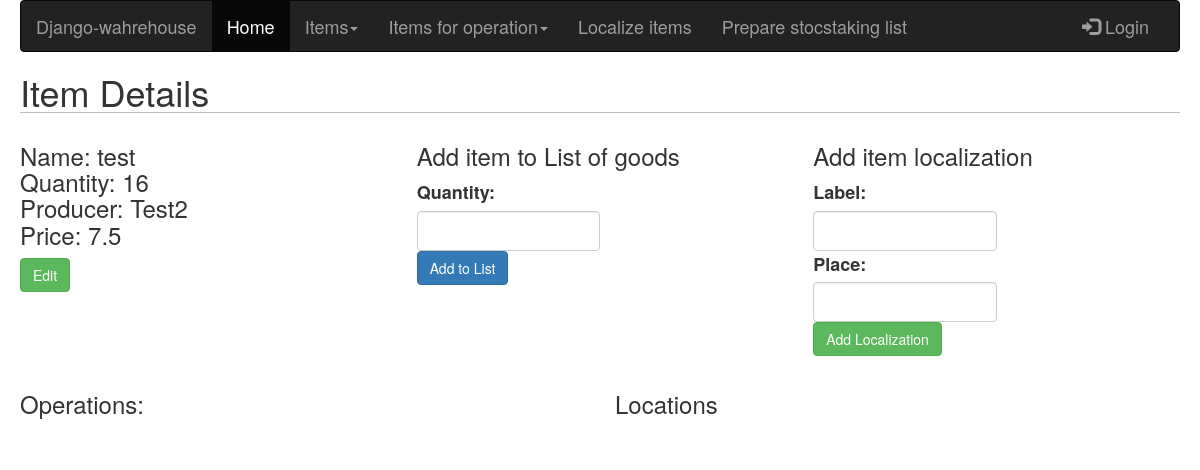
The page /warehouse/semi-finisheditem/test/details/ on the database as committed earlier.
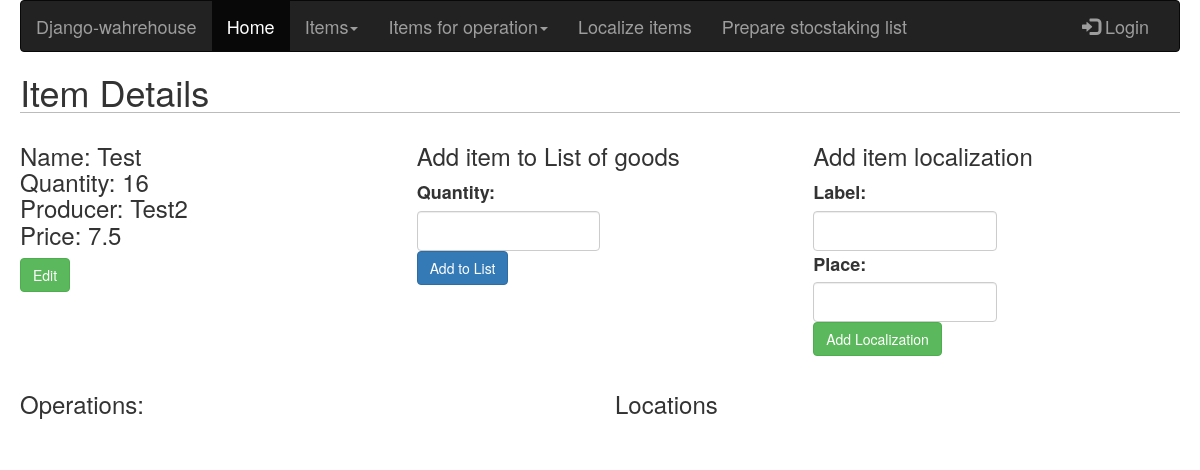
The same page on the database as committed later.
### warehouse/models.py (models this page shows, shortened)
class SemiFinishedItem(models.Model):
    name = models.CharField(max_length=255)
    slug = models.SlugField(blank=True)
    quantity = models.PositiveIntegerField(default=0)
    category = models.ForeignKey(Category)
    producer = models.CharField(max_length=50)
    price = models.FloatField()

### warehouse/views.py (the view)
# urls.py: url(r'^semi-finisheditem/(?P<slug>[-\w]+)/details/$', semi_finished_item_detail, name='semi_finished_item_detail'),
def semi_finished_item_detail(request, slug):
    item = SemiFinishedItem.objects.get(slug=slug)
    list_of_goods_item_form = AddItemToListGoodsForm()
    add_localization_form = LocalizationItemForm()
    localization_list = LocalizationItem.objects.filter(item=item).order_by('-date_of_placement')
    operations = OperationItem.objects.filter(item=item).order_by('-operation__created')
    return render(request, 'products_html/semi_finished_item_detail.html',
                  {'item': item, 'add_item_form': list_of_goods_item_form,
                   'operations': operations,'add_localization_form': add_localization_form,
                   'localization_list': localization_list})

### list_of_goods/forms.py
class AddItemToListGoodsForm(forms.Form):
    quantity = forms.FloatField()
    update = forms.BooleanField(required=False, initial=False, widget=forms.HiddenInput)

### localization/forms.py
class LocalizationItemForm(forms.ModelForm):
    label = forms.CharField(max_length=2)
    place = forms.IntegerField()
    class Meta:
        model = LocalizationItem
        fields = ('label', 'place')
        exclude=('localization', 'item', 'date_of_placement')

### warehouse/templates/products_html/semi_finished_item_detail.html (shortened to what this page needs)
{% extends "base.html" %}
{% load widget_tweaks %}
{% block content %}
    <h1> Item Details</h1>
    <div class="row">
        <div class="form-group col-sm-4 col-mg-6">
            <h3>
                Name: {{ item.name }} <br>
            Quantity: {{ item.quantity }} <br>
            Producer: {{ item.producer }} <br>
            Price: {{ item.price }}</h3>
            <input class="btn btn-success" type="button" value="Edit" onclick="location.href='{% url 'semi_finished_item_edit' item.slug %}'">
        </div>
        <div class="form-group col-sm-4 col-mg-6">
        <h3>Add item to List of goods</h3>
        <form action="{% url 'list_of_goods_add' item.id %}" method="post">
            {{ add_item_form.quantity.label_tag }}
            {% render_field add_item_form.quantity class="form-control" %}
            <input class="btn btn-primary" type="submit" value="Add to List">
        </form>
        </div>
        <div class="form-group col-sm-4 col-mg-6">
        <h3>Add item localization</h3>
        <form method="post" action="{% url 'add_localization_item' item.id %}">
            {{ add_localization_form.label.label_tag }}
            {% render_field add_localization_form.label class="form-control" %}
            {{ add_localization_form.place.label_tag }}
            {% render_field add_localization_form.place class="form-control" %}
            <input class="btn btn-success" type="submit" value="Add Localization">
        </form>
        </div>
    </div>
    <div class="row">
    <div class="form-group col-sm-6">
    <h3>Operations:</h3>
    </div>
    <div class="form-group col-sm-6">
        <h3>Locations</h3>
    </div>
</div>
{%  endblock %}

Rows that differ between the two databases and show on the page:
changed SemiFinishedItem "Test2": name "test" → "Test"
